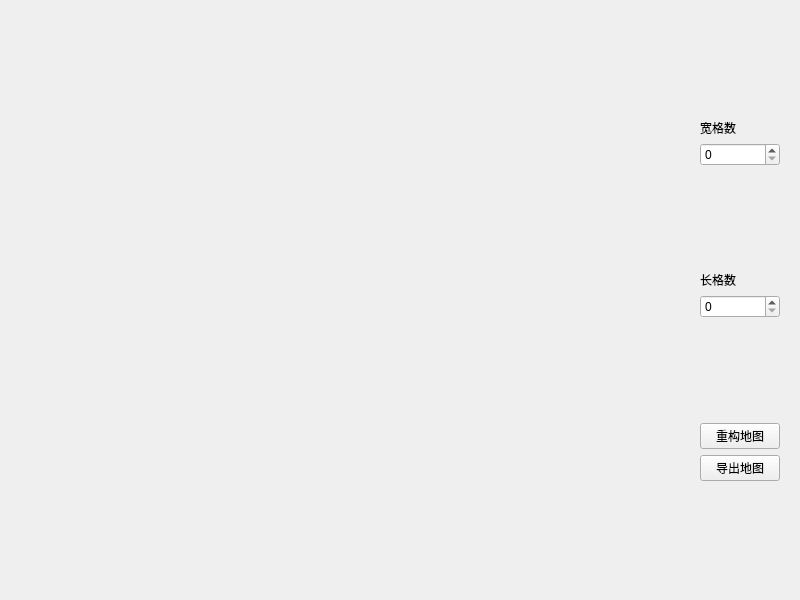
<?xml version="1.0" encoding="UTF-8"?>
<ui version="4.0">
 <class>MapDesigner</class>
 <widget class="QWidget" name="MapDesigner">
  <property name="geometry">
   <rect>
    <x>0</x>
    <y>0</y>
    <width>800</width>
    <height>600</height>
   </rect>
  </property>
  <property name="windowTitle">
   <string>MapDesigner</string>
  </property>
  <layout class="QGridLayout" name="gridLayout_2">
   <item row="0" column="0">
    <widget class="QWidget" name="map" native="true"/>
   </item>
   <item row="0" column="1">
    <widget class="QWidget" name="input" native="true">
     <property name="sizePolicy">
      <sizepolicy hsizetype="Maximum" vsizetype="Preferred">
       <horstretch>0</horstretch>
       <verstretch>0</verstretch>
      </sizepolicy>
     </property>
     <layout class="QGridLayout" name="gridLayout">
      <item row="0" column="0">
       <spacer name="verticalSpacer_4">
        <property name="orientation">
         <enum>Qt::Vertical</enum>
        </property>
        <property name="sizeHint" stdset="0">
         <size>
          <width>20</width>
          <height>58</height>
         </size>
        </property>
       </spacer>
      </item>
      <item row="1" column="0">
       <widget class="QLabel" name="inputWidth">
        <property name="text">
         <string>宽格数</string>
        </property>
       </widget>
      </item>
      <item row="2" column="0">
       <widget class="QSpinBox" name="width"/>
      </item>
      <item row="3" column="0">
       <spacer name="verticalSpacer_3">
        <property name="orientation">
         <enum>Qt::Vertical</enum>
        </property>
        <property name="sizeHint" stdset="0">
         <size>
          <width>20</width>
          <height>38</height>
         </size>
        </property>
       </spacer>
      </item>
      <item row="4" column="0">
       <widget class="QLabel" name="inputHeight">
        <property name="text">
         <string>长格数</string>
        </property>
       </widget>
      </item>
      <item row="5" column="0">
       <widget class="QSpinBox" name="height"/>
      </item>
      <item row="6" column="0">
       <spacer name="verticalSpacer_2">
        <property name="orientation">
         <enum>Qt::Vertical</enum>
        </property>
        <property name="sizeHint" stdset="0">
         <size>
          <width>20</width>
          <height>48</height>
         </size>
        </property>
       </spacer>
      </item>
      <item row="7" column="0">
       <widget class="QPushButton" name="pushButton">
        <property name="text">
         <string>重构地图</string>
        </property>
       </widget>
      </item>
      <item row="8" column="0">
       <widget class="QPushButton" name="pushButton_2">
        <property name="text">
         <string>导出地图</string>
        </property>
       </widget>
      </item>
      <item row="9" column="0">
       <spacer name="verticalSpacer">
        <property name="orientation">
         <enum>Qt::Vertical</enum>
        </property>
        <property name="sizeHint" stdset="0">
         <size>
          <width>20</width>
          <height>78</height>
         </size>
        </property>
       </spacer>
      </item>
     </layout>
    </widget>
   </item>
  </layout>
 </widget>
 <resources/>
 <connections/>
</ui>
